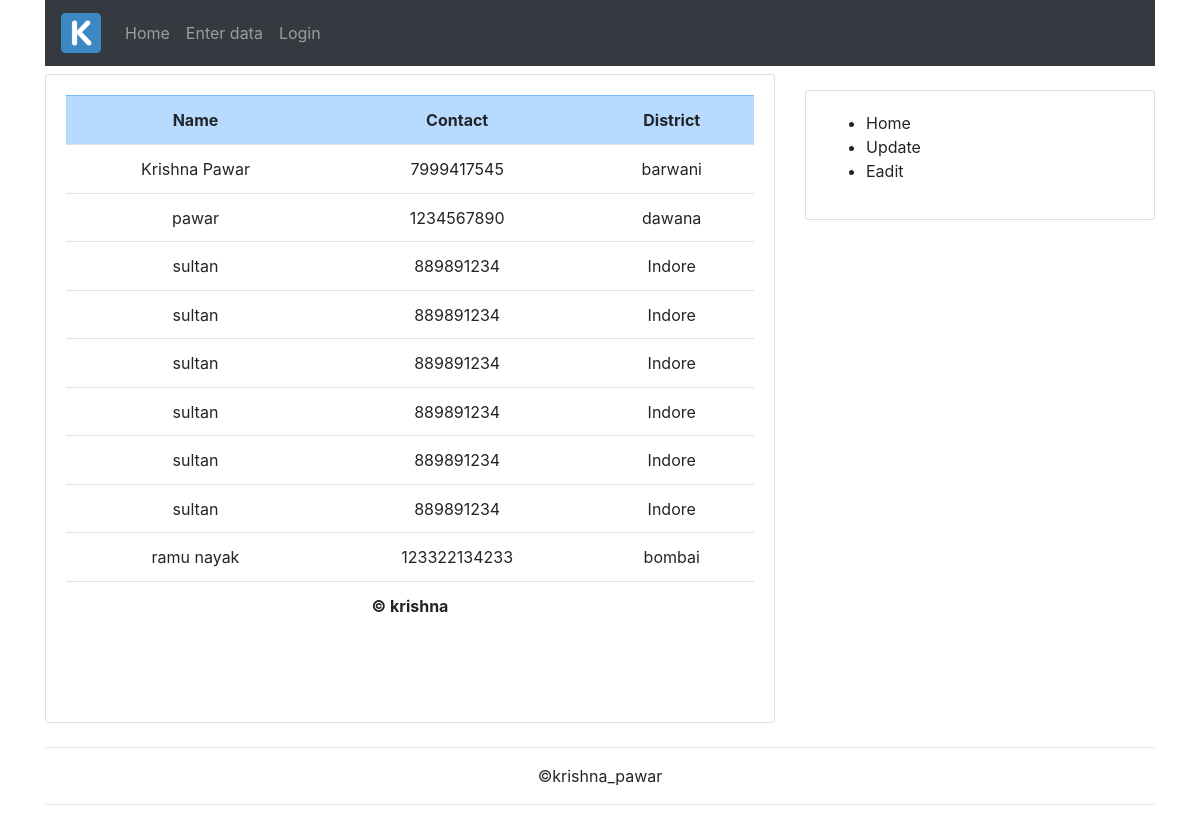
Before: / with the older database file.
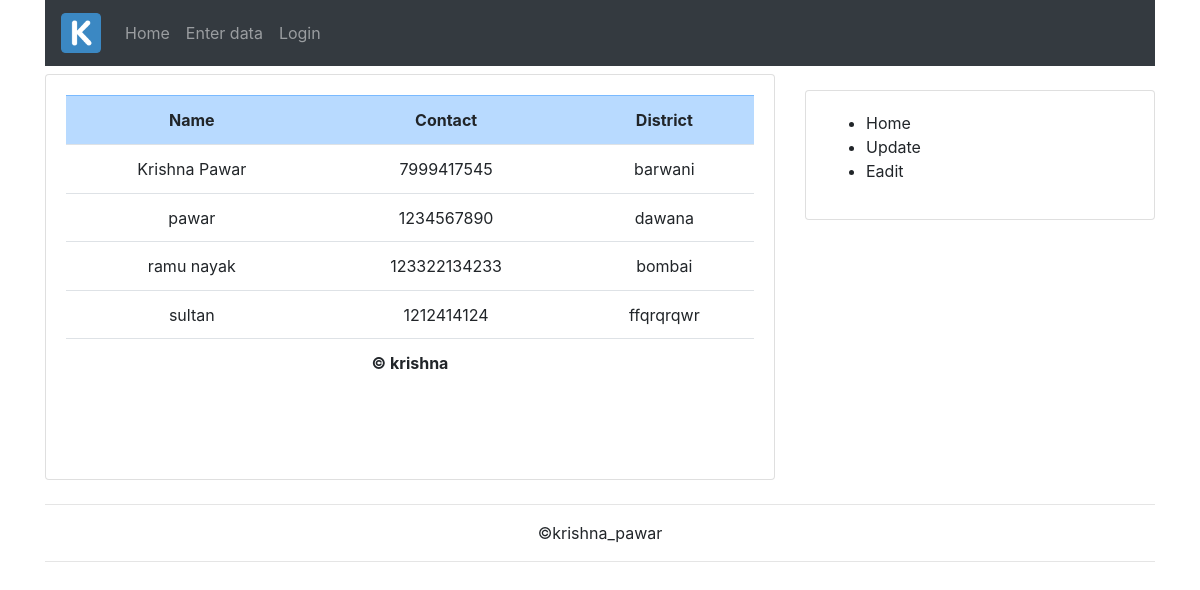
After: the same page with the newer database file.
### mytask/models.py (models this page shows, shortened)
class contact(models.Model):
	name = models.CharField(max_length=30)
	contactno = models.BigIntegerField()
	district = models.TextField()

### mytask/views.py (the view)
# urls.py: path('',mytask_views.showsub, name='showsubcriber'),
def showsub(request):
	context =  contact.objects.all()
	return render(request,'mytask/show-subcribe.html',{'q':context})

### mytask/templates/mytask/show-subcribe.html (shortened to what this page needs)
{% extends 'mytask/base.html' %}
{% block content %}
		<div class="container">
		<div class="row">
			<div class="col-md-8">
				<div class="card text-center" >
					<div class="card-body">
						<table class="table ">
							<tr class="table-primary">
								<th>Name</th>
								<th>Contact</th>
								<th>District</th>
							</tr>
							{% for w in q %}
							<tr>
							<td>{{ w.name }}</td>
							<td>{{ w.contactno }}</td>
							<td>{{ w.district }}</td>
							<tr>
							{% endfor %}
							<tr><th colspan="4">&copy krishna</th></tr>
						</table>
					</div>
					<div class="card-body">
					</div>
				</div>
			</div>
			{% include "mytask/rightsite.html"%}
		</div>
	</div>
{% endblock %}

### mytask/templates/mytask/base.html (shortened to what this page needs)
{% load static %}
<!DOCTYPE html>
<html>
<head>
  <link rel="stylesheet" href="https://maxcdn.bootstrapcdn.com/bootstrap/4.3.1/css/bootstrap.min.css">
</head>
<body >
	<div class="container mb-2">
		<nav class="navbar navbar-expand-sm bg-dark navbar-dark nav-jastified">
  <a class="navbar-brand" href="#">
    <img src="{% static 'mytask/k.png'  %}" alt="logo" style="width:40px;">
  </a>
  <ul class="navbar-nav">
    <li class="nav-item">
      <a class="nav-link" href="{% url 'showsubcriber' %}">Home</a>
    </li>
    <li class="nav-item">
      <a class="nav-link" href="{% url 'insart' %}">Enter data</a>
    </li>
    <li class="nav-item">
    	{% if user.is_authenticated %}
      <a class="nav-link" href="{% url 'logout' %}">Logout</a>
      {% else %}
      <a class="nav-link" href="{% url 'login' %}">Login</a>
    	{% endif %}
    </li>
  </ul>
</nav>
	</div>
	{% block content %}
	{% endblock %}
	<div class="container mt-2">
		<div class="row">
			<div class="col-md-12 text-center">
	<div class="footer">
		<hr>&copykrishna_pawar<hr>
</div>
</div>
</div>
</div>
	</body>
</html>

### mytask/templates/mytask/rightsite.html
						<div class="col-md-4">
					    <div class="card mt-3">
					        <div class="card-body">
					        	<ul>
					        		<li>Home</li>
					        		<li>Update</li>
					        		<li>Eadit</li>
					        	</ul>
					</div>
				</div>
			</div>

Changed rows visible on the page:
removed contact: name "sultan", contactno "889891234", district "Indore"
removed contact: name "sultan", contactno "889891234", district "Indore"
removed contact: name "sultan", contactno "889891234", district "Indore"
removed contact: name "sultan", contactno "889891234", district "Indore"
removed contact: name "sultan", contactno "889891234", district "Indore"
removed contact: name "sultan", contactno "889891234", district "Indore"
added contact: name "sultan", contactno "1212414124", district "ffqrqrqwr"
